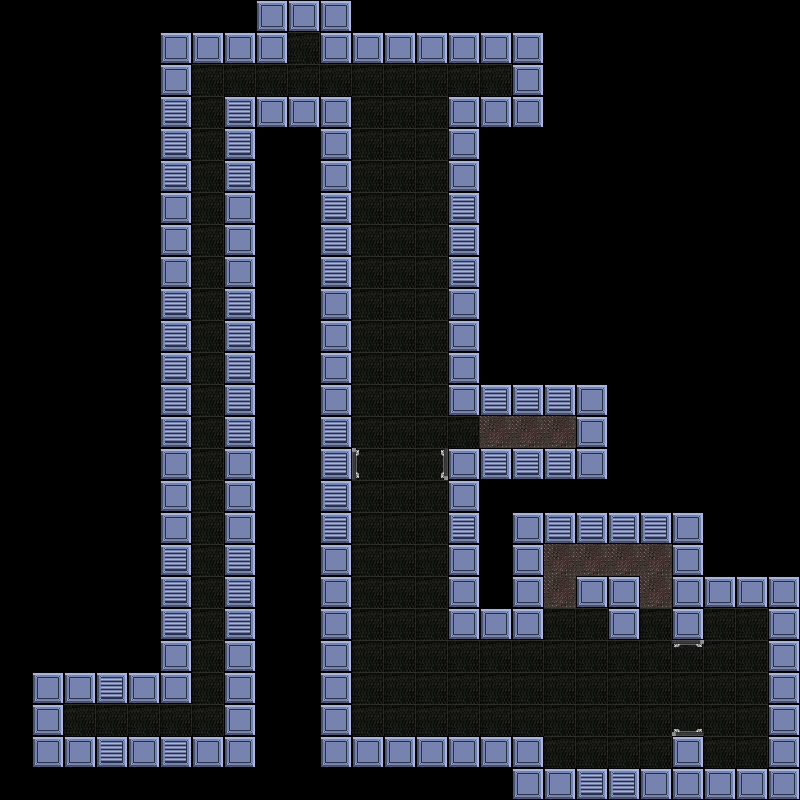

This is a level from a 2D game, rendered from its Tiled map with the project's own tilesets. A one-line summary and the map file follow, with tile-layer data summarised:
An orthogonal 25x25 tile map with 32x32 px tiles, 3 tile layers (floor, tiles, objects) and 38 objects (27x fixture, 5x wire-l, 3x door, object, generator, ...).

<map version="1.0" orientation="orthogonal" renderorder="right-down" width="25" height="25" tilewidth="32" tileheight="32" nextobjectid="47">
 <tileset firstgid="1" name="tileset1" tilewidth="32" tileheight="32" tilecount="256" columns="16">
  <image source="../../../images/tiles/tileset1.png" width="512" height="512" />
  <tile id="16">
   <properties>
    <property name="solid" value="true" />
   </properties>
  </tile>
  <tile id="17">
   <properties>
    <property name="solid" value="true" />
   </properties>
  </tile>
 </tileset>
 <layer name="floor" width="25" height="25">
  <data>[625 cells, 146 non-empty, 2 distinct tile ids]</data>
 </layer>
 <layer name="tiles" width="25" height="25">
  <data>[625 cells, 161 non-empty, 6 distinct tile ids]</data>
 </layer>
 <layer name="objects" width="25" height="25">
  <data>[625 cells, 4 non-empty, 4 distinct tile ids]</data>
 </layer>
 <objectgroup name="Object Layer 1">
  <object id="1" name="wall-body" type="object" x="32" y="672" width="160" height="32">
   <properties>
    <property name="bodyType" value="StaticBody" />
   </properties>
  </object>
  <object id="2" name="wall3" type="fixture" x="224" y="128" width="32" height="608">
   <properties>
    <property name="body" value="wall-body" />
   </properties>
  </object>
  <object id="3" name="wall5" type="fixture" x="160" y="32" width="128" height="32">
   <properties>
    <property name="body" value="wall-body" />
   </properties>
  </object>
  <object id="4" name="wall2" type="fixture" x="32" y="736" width="224" height="32">
   <properties>
    <property name="body" value="wall-body" />
   </properties>
  </object>
  <object id="5" name="wall" type="fixture" x="32" y="704" width="32" height="32">
   <properties>
    <property name="body" value="wall-body" />
   </properties>
  </object>
  <object id="6" name="wall4" type="fixture" x="160" y="64" width="32" height="608">
   <properties>
    <property name="body" value="wall-body" />
   </properties>
  </object>
  <object id="7" name="wall6" type="fixture" x="256" y="0" width="96" height="32">
   <properties>
    <property name="body" value="wall-body" />
   </properties>
  </object>
  <object id="8" name="wall7" type="fixture" x="224" y="96" width="128" height="32">
   <properties>
    <property name="body" value="wall-body" />
   </properties>
  </object>
  <object id="9" name="wall8" type="fixture" x="320" y="32" width="224" height="32">
   <properties>
    <property name="body" value="wall-body" />
   </properties>
  </object>
  <object id="10" name="wall9" type="fixture" x="512" y="64" width="32" height="32">
   <properties>
    <property name="body" value="wall-body" />
   </properties>
  </object>
  <object id="11" name="wall10" type="fixture" x="448" y="96" width="96" height="32">
   <properties>
    <property name="body" value="wall-body" />
   </properties>
  </object>
  <object id="12" name="wall11" type="fixture" x="320" y="128" width="32" height="608">
   <properties>
    <property name="body" value="wall-body" />
   </properties>
  </object>
  <object id="13" name="wall12" type="fixture" x="448" y="128" width="32" height="256">
   <properties>
    <property name="body" value="wall-body" />
   </properties>
  </object>
  <object id="14" name="wall13" type="fixture" x="320" y="736" width="224" height="32">
   <properties>
    <property name="body" value="wall-body" />
   </properties>
  </object>
  <object id="15" name="wall14" type="fixture" x="448" y="384" width="160" height="32">
   <properties>
    <property name="body" value="wall-body" />
   </properties>
  </object>
  <object id="16" name="wall15" type="fixture" x="576" y="416" width="32" height="32">
   <properties>
    <property name="body" value="wall-body" />
   </properties>
  </object>
  <object id="17" name="wall16" type="fixture" x="448" y="448" width="160" height="32">
   <properties>
    <property name="body" value="wall-body" />
   </properties>
  </object>
  <object id="18" name="wall17" type="fixture" x="448" y="480" width="32" height="128">
   <properties>
    <property name="body" value="wall-body" />
   </properties>
  </object>
  <object id="19" name="wall18" type="fixture" x="448" y="608" width="96" height="32">
   <properties>
    <property name="body" value="wall-body" />
   </properties>
  </object>
  <object id="20" name="wall19" type="fixture" x="512" y="544" width="32" height="64">
   <properties>
    <property name="body" value="wall-body" />
   </properties>
  </object>
  <object id="21" name="wall20" type="fixture" x="512" y="512" width="192" height="32">
   <properties>
    <property name="body" value="wall-body" />
   </properties>
  </object>
  <object id="22" name="wall21" type="fixture" x="672" y="544" width="32" height="96">
   <properties>
    <property name="body" value="wall-body" />
   </properties>
  </object>
  <object id="23" name="wall22" type="fixture" x="704" y="576" width="96" height="32">
   <properties>
    <property name="body" value="wall-body" />
   </properties>
  </object>
  <object id="24" name="wall23" type="fixture" x="768" y="608" width="32" height="160">
   <properties>
    <property name="body" value="wall-body" />
   </properties>
  </object>
  <object id="25" name="wall24" type="fixture" x="512" y="768" width="288" height="32">
   <properties>
    <property name="body" value="wall-body" />
   </properties>
  </object>
  <object id="26" name="wall25" type="fixture" x="672" y="736" width="32" height="32">
   <properties>
    <property name="body" value="wall-body" />
   </properties>
  </object>
  <object id="27" name="wall26" type="fixture" x="576" y="576" width="64" height="32">
   <properties>
    <property name="body" value="wall-body" />
   </properties>
  </object>
  <object id="28" name="wall26" type="fixture" x="608" y="608" width="32" height="32">
   <properties>
    <property name="body" value="wall-body" />
   </properties>
  </object>
  <object id="29" name="door2-2" type="door" x="672" y="672" width="32" height="32">
   <properties>
    <property name="ActivityBlockingComponent" type="bool" value="false" />
    <property name="BlockingComponent" type="bool" value="true" />
    <property name="BlockingComponent.blocking" type="bool" value="true" />
    <property name="DoorGroupComponent" type="bool" value="false" />
    <property name="DoorGroupComponent.doorTiles" value="" />
    <property name="EntityComponent" type="bool" value="true" />
    <property name="PositionComponent" type="bool" value="true" />
    <property name="PositionComponent.angle" type="float" value="90" />
    <property name="ProcessQueueComponent" type="bool" value="true" />
    <property name="SpriteComponent" type="bool" value="true" />
    <property name="SpriteComponent.spriteLocation" value="images/entities/door-on-2.png" />
   </properties>
  </object>
  <object id="30" name="door2" type="door" x="672" y="640" width="32" height="32">
   <properties>
    <property name="ActivityBlockingComponent" type="bool" value="true" />
    <property name="BlockingComponent" type="bool" value="true" />
    <property name="BlockingComponent.blocking" type="bool" value="true" />
    <property name="DoorGroupComponent" type="bool" value="true" />
    <property name="DoorGroupComponent.doorTiles" value="[door2-2,door2-3]" />
    <property name="EntityComponent" type="bool" value="true" />
    <property name="PositionComponent" type="bool" value="true" />
    <property name="PositionComponent.angle" type="float" value="270" />
    <property name="ProcessQueueComponent" type="bool" value="true" />
    <property name="SpriteComponent" type="bool" value="true" />
    <property name="SpriteComponent.spriteLocation" value="images/entities/door-on-1.png" />
   </properties>
  </object>
  </objectgroup>
</map>
<!-- 8 of 38 objects omitted -->
